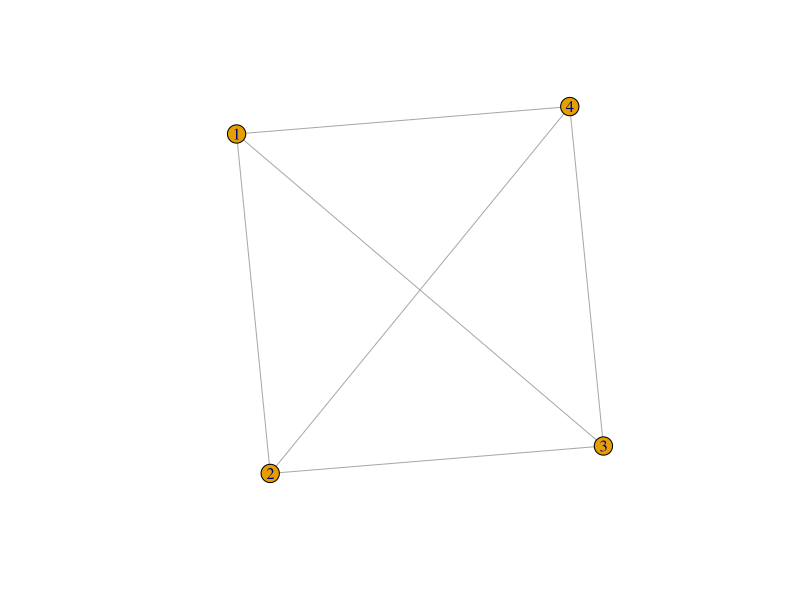
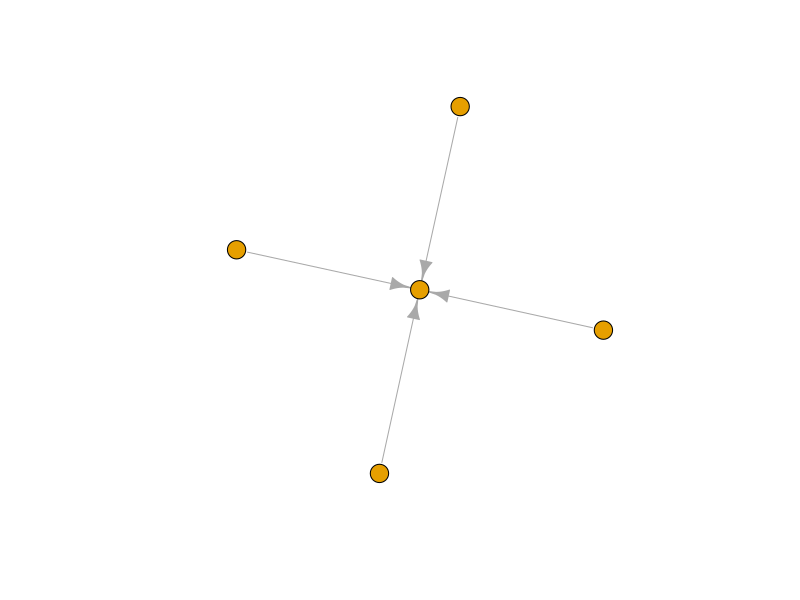
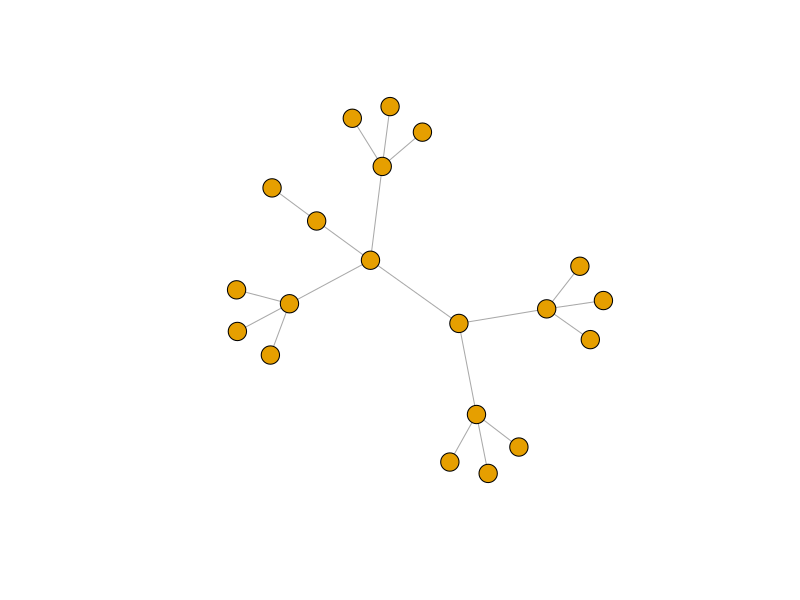
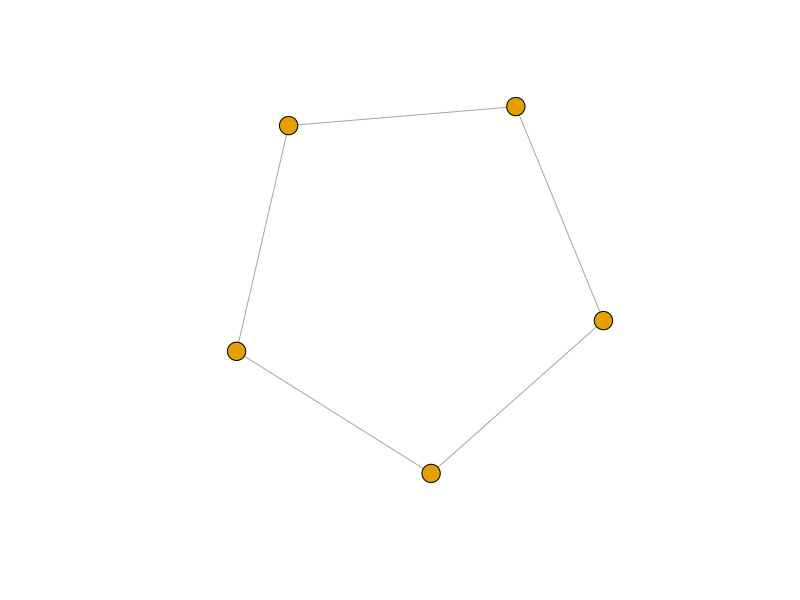
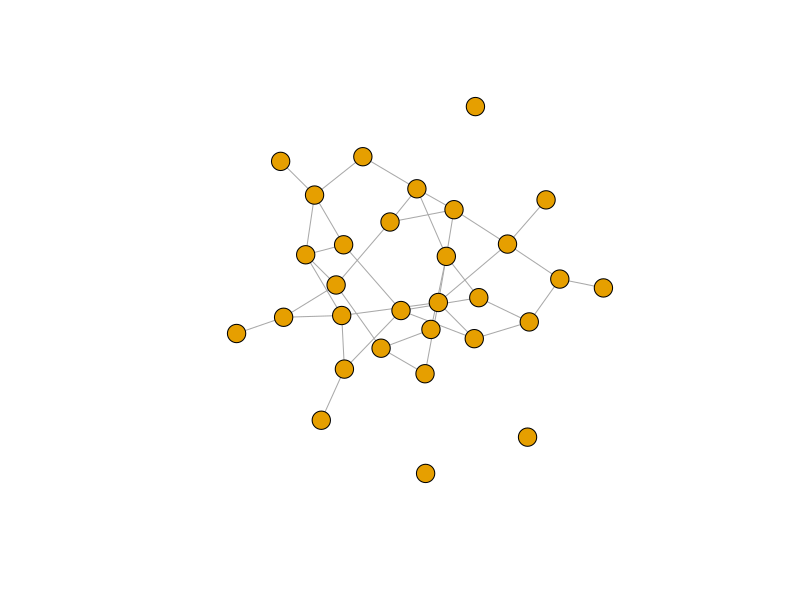
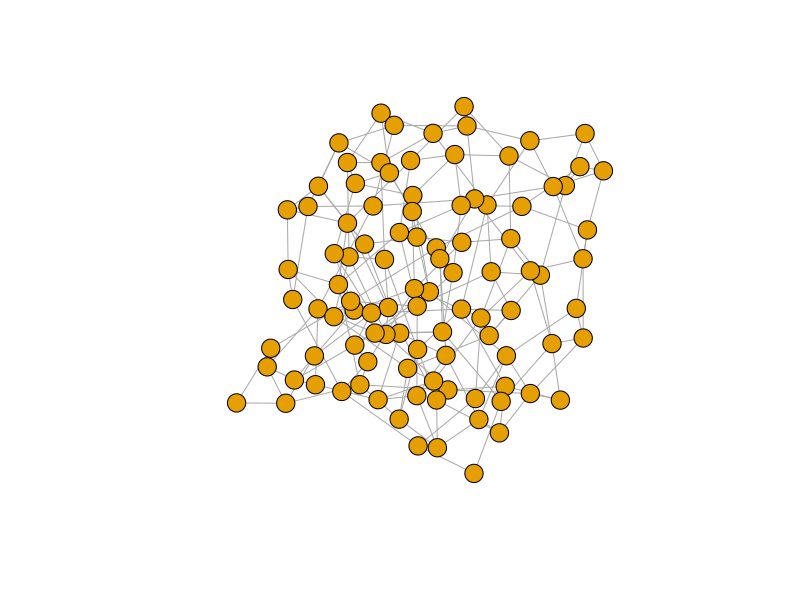
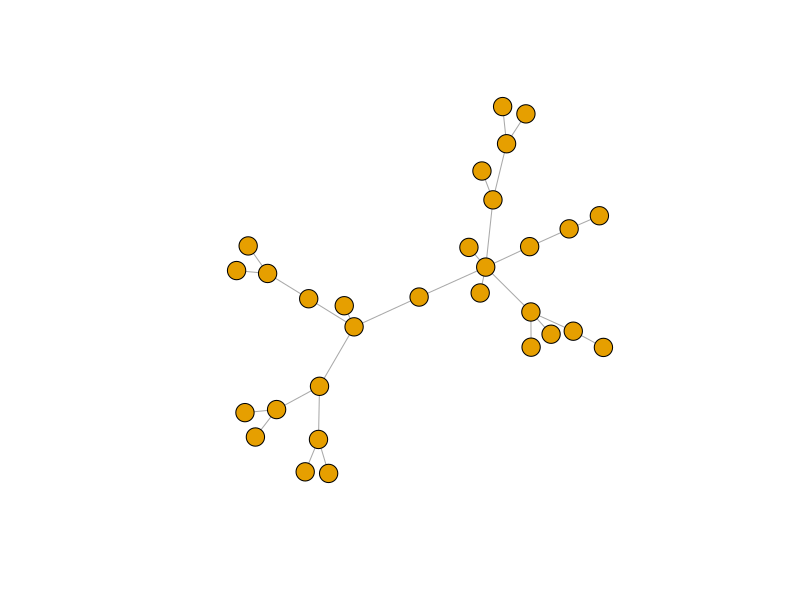
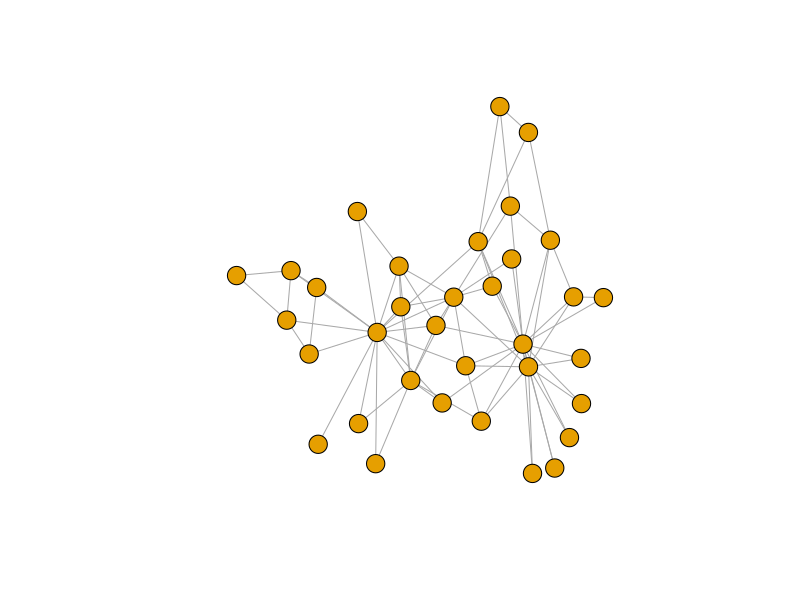

The R script that drew these images, in order:
par(mfrow=c(1,1))
library(igraph)
fg <- make_full_graph(4)
st <- make_star(5)
tr <- make_tree(20, children = 3, mode = "undirected")
rn <- make_ring(5)
er <- sample_gnm(n=30, m=40) 
sw <- sample_smallworld(dim=2, size=10, nei=1, p=0.1)
ba <-  sample_pa(n=30, power=1, m=1,  directed=F)
zach <- graph("Zachary") # the Zachary carate club


plot(fg, vertex.size=10)
closeness(fg)
plot(st, vertex.size=10, vertex.label=NA)
closeness(st)
plot(tr, vertex.size=10, vertex.label=NA)
closeness(tr)
plot(rn, vertex.size=10, vertex.label=NA)
closeness(rn)
plot(er, vertex.size=10, vertex.label=NA)
closeness(er)
plot(sw, vertex.size=10, vertex.label=NA)
closeness(sw)
plot(ba, vertex.size=10, vertex.label=NA)
closeness(ba)
plot(zach, vertex.size=10, vertex.label=NA)
closeness(zach)

closeness(fg)
eccentricity(fg)
degree(fg)


betweenness(fg)
edge_betweenness(fg)
component_distribution(fg)
cluster_edge_betweenness(fg)

degree_distribution(fg)

radius(fg)